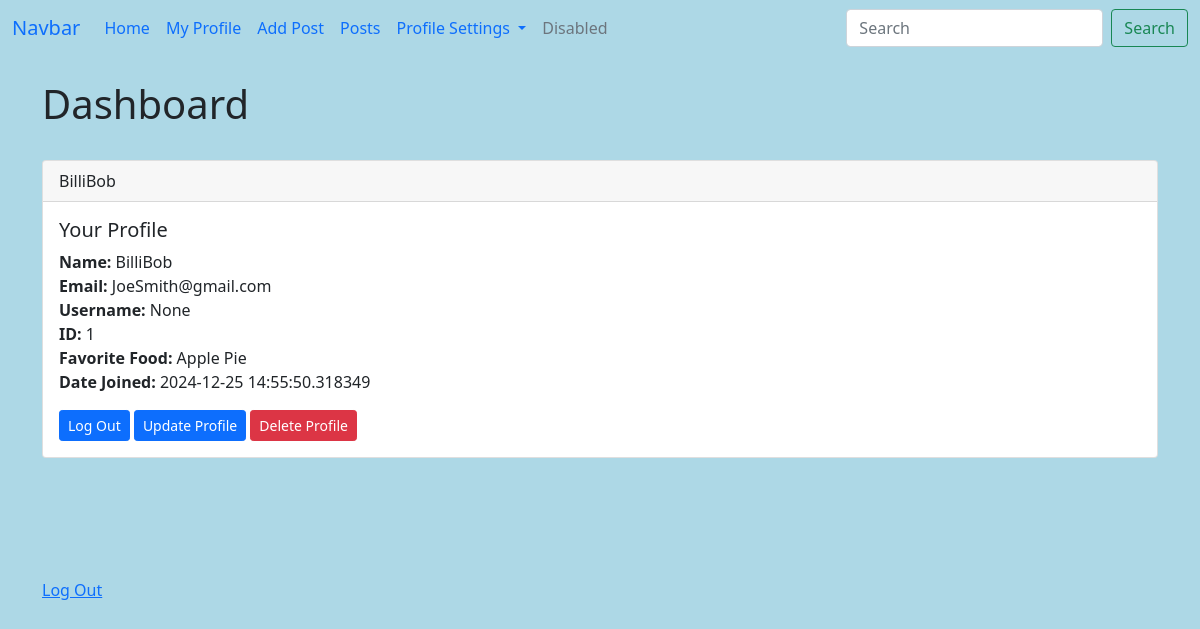
The app's page /dashboard (signed in) with its own data.
### whynot.py (models this page shows, shortened)
class Users(db.Model,UserMixin):
    id= db.Column(db.Integer, primary_key=True)
    username=db.Column(db.String(20))
    name=db.Column(db.String(200),nullable=False) #200 is the max amount of string. Cannot be nothing as per nullable=False
    email=db.Column(db.String(120),nullable=False,unique=True) #only one email per user allowed due to unique=
    favorite_food=db.Column(db.String(150))
    date_added=db.Column(db.DateTime, default=datetime.now) # puts current date when they fill out the form
    password_hash = db.Column(db.String(120))
    @property
    def password(self): # We define the password here
        raise AttributeError('Password is not a readable attributle!')

### whynot.py (the view)
@app.route('/dashboard',methods=['GET','POST'])
@login_required #must be logged in to view dashboard
def dashboard():
    form = LoginForm()
    return render_template('dashboard.html')

### whynot.py
class LoginForm(FlaskForm):
    username=StringField("Username: ",validators=[DataRequired()])
    password=PasswordField("Password: ",validators=[DataRequired()])
    submit=SubmitField("Submit")

### whynot.py (called while the page is built)
@login_manager.user_loader
def load_user(user_id):
    return Users.query.get(int(user_id))

### templates/dashboard.html (shortened to what this page needs)
{% extends 'base.html' %}
{% block content %}
<h1>Dashboard</h1>
<br/>
<div class="card">
    <div class="card-header">
        {{ current_user.name }}
    </div>
    <div class="card-body">
      <h5 class="card-title">Your Profile</h5>
      <p class="card-text"><strong>Name: </strong> {{ current_user.name }}<br/>
        <strong>Email: </strong> {{ current_user.email }} <br/>
        <strong>Username: </strong> {{ current_user.username }} <br/>
        <strong>ID: </strong> {{ current_user.id }} <br/>
        <strong>Favorite Food: </strong> {{ current_user.favorite_food }} <br/>
        <strong>Date Joined: </strong> {{ current_user.date_added }} <br/></p>
      <a href="{{ url_for('logout') }}" class="btn btn-primary btn-sm">Log Out</a>
      <a href="{{ url_for('update',id=current_user.id) }}" class="btn btn-primary btn-sm">Update Profile</a>
      <a href="{{ url_for('delete',id=current_user.id) }}" class="btn btn-danger btn-sm">Delete Profile</a>
    </div>
  </div>
<br/><br/>
<br/><br/><br/>
<a href="{{ url_for('logout') }}">Log Out</a>
{% endblock %}

### static/css/style.css (style rules this page uses)
body { background-color: lightblue; }

### records on screen
Users: name "BilliBob", email "JoeSmith@gmail.com", username "None", id "1", favorite_food "Apple Pie", date_added "2024-12-25 14:55:50.318349"
